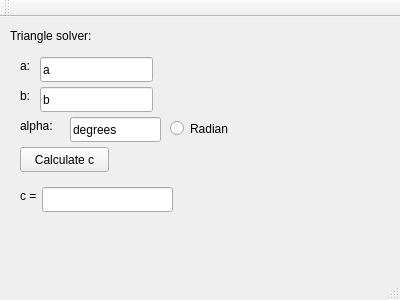
<?xml version="1.0" encoding="UTF-8"?>
<ui version="4.0">
 <class>MainWindow</class>
 <widget class="QMainWindow" name="MainWindow">
  <property name="geometry">
   <rect>
    <x>0</x>
    <y>0</y>
    <width>400</width>
    <height>300</height>
   </rect>
  </property>
  <property name="windowTitle">
   <string>Triangle solver</string>
  </property>
  <widget class="QWidget" name="centralWidget">
   <widget class="QLabel" name="label">
    <property name="geometry">
     <rect>
      <x>10</x>
      <y>10</y>
      <width>101</width>
      <height>17</height>
     </rect>
    </property>
    <property name="text">
     <string>Triangle solver:</string>
    </property>
   </widget>
   <widget class="QLabel" name="label_2">
    <property name="geometry">
     <rect>
      <x>20</x>
      <y>40</y>
      <width>16</width>
      <height>17</height>
     </rect>
    </property>
    <property name="text">
     <string>a: </string>
    </property>
   </widget>
   <widget class="QLabel" name="label_3">
    <property name="geometry">
     <rect>
      <x>20</x>
      <y>70</y>
      <width>16</width>
      <height>17</height>
     </rect>
    </property>
    <property name="text">
     <string>b:</string>
    </property>
   </widget>
   <widget class="QLabel" name="label_4">
    <property name="geometry">
     <rect>
      <x>20</x>
      <y>100</y>
      <width>41</width>
      <height>17</height>
     </rect>
    </property>
    <property name="text">
     <string>alpha:</string>
    </property>
   </widget>
   <widget class="QRadioButton" name="CheckisRad">
    <property name="geometry">
     <rect>
      <x>170</x>
      <y>100</y>
      <width>71</width>
      <height>23</height>
     </rect>
    </property>
    <property name="text">
     <string>Radian</string>
    </property>
   </widget>
   <widget class="QLineEdit" name="line_alpha">
    <property name="geometry">
     <rect>
      <x>70</x>
      <y>100</y>
      <width>91</width>
      <height>25</height>
     </rect>
    </property>
    <property name="text">
     <string>degrees</string>
    </property>
   </widget>
   <widget class="QLineEdit" name="line_b">
    <property name="geometry">
     <rect>
      <x>40</x>
      <y>70</y>
      <width>113</width>
      <height>25</height>
     </rect>
    </property>
    <property name="text">
     <string>b</string>
    </property>
   </widget>
   <widget class="QLineEdit" name="line_a">
    <property name="geometry">
     <rect>
      <x>40</x>
      <y>40</y>
      <width>113</width>
      <height>25</height>
     </rect>
    </property>
    <property name="text">
     <string>a</string>
    </property>
   </widget>
   <widget class="QPushButton" name="pushButton">
    <property name="geometry">
     <rect>
      <x>20</x>
      <y>130</y>
      <width>89</width>
      <height>25</height>
     </rect>
    </property>
    <property name="text">
     <string>Calculate c</string>
    </property>
   </widget>
   <widget class="QLabel" name="label_5">
    <property name="geometry">
     <rect>
      <x>20</x>
      <y>170</y>
      <width>21</width>
      <height>17</height>
     </rect>
    </property>
    <property name="text">
     <string>c =</string>
    </property>
   </widget>
   <widget class="QLineEdit" name="line_c">
    <property name="geometry">
     <rect>
      <x>42</x>
      <y>170</y>
      <width>131</width>
      <height>25</height>
     </rect>
    </property>
    <property name="readOnly">
     <bool>true</bool>
    </property>
   </widget>
  </widget>
  <widget class="QMenuBar" name="menuBar">
   <property name="geometry">
    <rect>
     <x>0</x>
     <y>0</y>
     <width>400</width>
     <height>22</height>
    </rect>
   </property>
  </widget>
  <widget class="QToolBar" name="mainToolBar">
   <attribute name="toolBarArea">
    <enum>TopToolBarArea</enum>
   </attribute>
   <attribute name="toolBarBreak">
    <bool>false</bool>
   </attribute>
  </widget>
  <widget class="QStatusBar" name="statusBar"/>
 </widget>
 <layoutdefault spacing="6" margin="11"/>
 <resources/>
 <connections/>
</ui>
